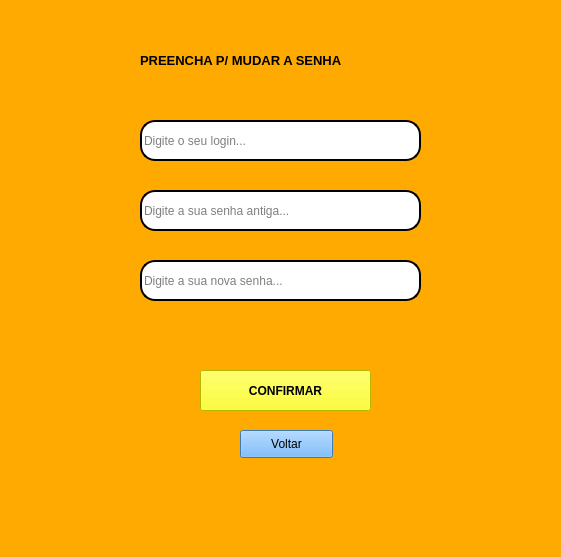
<?xml version="1.0" encoding="UTF-8"?>
<ui version="4.0">
 <class>MainWindow</class>
 <widget class="QMainWindow" name="MainWindow">
  <property name="geometry">
   <rect>
    <x>0</x>
    <y>0</y>
    <width>561</width>
    <height>557</height>
   </rect>
  </property>
  <property name="windowTitle">
   <string>MainWindow</string>
  </property>
  <property name="styleSheet">
   <string notr="true">background-color: rgb(255, 170, 0);</string>
  </property>
  <widget class="QWidget" name="centralwidget">
   <widget class="QLabel" name="label">
    <property name="geometry">
     <rect>
      <x>140</x>
      <y>30</y>
      <width>281</width>
      <height>61</height>
     </rect>
    </property>
    <property name="font">
     <font>
      <pointsize>10</pointsize>
      <weight>75</weight>
      <bold>true</bold>
     </font>
    </property>
    <property name="cursor">
     <cursorShape>CrossCursor</cursorShape>
    </property>
    <property name="text">
     <string>PREENCHA P/ MUDAR A SENHA</string>
    </property>
   </widget>
   <widget class="QLineEdit" name="lineEdit">
    <property name="geometry">
     <rect>
      <x>140</x>
      <y>120</y>
      <width>281</width>
      <height>41</height>
     </rect>
    </property>
    <property name="contextMenuPolicy">
     <enum>Qt::CustomContextMenu</enum>
    </property>
    <property name="styleSheet">
     <string notr="true">border-radius: 15px;
background-color: rgb(255, 255, 255);
border-style: outset;
border-width: 2px;</string>
    </property>
    <property name="inputMask">
     <string/>
    </property>
    <property name="text">
     <string/>
    </property>
    <property name="frame">
     <bool>true</bool>
    </property>
    <property name="placeholderText">
     <string>Digite o seu login...</string>
    </property>
    <property name="cursorMoveStyle">
     <enum>Qt::VisualMoveStyle</enum>
    </property>
   </widget>
   <widget class="QLineEdit" name="lineEdit_2">
    <property name="geometry">
     <rect>
      <x>140</x>
      <y>190</y>
      <width>281</width>
      <height>41</height>
     </rect>
    </property>
    <property name="styleSheet">
     <string notr="true">border-radius: 15px;
background-color: rgb(255, 255, 255);
border-style: outset;
border-width: 2px;</string>
    </property>
    <property name="inputMask">
     <string/>
    </property>
    <property name="text">
     <string/>
    </property>
    <property name="echoMode">
     <enum>QLineEdit::Password</enum>
    </property>
    <property name="placeholderText">
     <string>Digite a sua senha antiga...</string>
    </property>
   </widget>
   <widget class="QLineEdit" name="lineEdit_3">
    <property name="geometry">
     <rect>
      <x>140</x>
      <y>260</y>
      <width>281</width>
      <height>41</height>
     </rect>
    </property>
    <property name="styleSheet">
     <string notr="true">border-radius: 15px;
background-color: rgb(255, 255, 255);
border-style: outset;
border-width: 2px;</string>
    </property>
    <property name="echoMode">
     <enum>QLineEdit::Password</enum>
    </property>
    <property name="placeholderText">
     <string>Digite a sua nova senha...</string>
    </property>
   </widget>
   <widget class="QPushButton" name="pushButton">
    <property name="geometry">
     <rect>
      <x>200</x>
      <y>370</y>
      <width>171</width>
      <height>41</height>
     </rect>
    </property>
    <property name="font">
     <font>
      <weight>75</weight>
      <bold>true</bold>
     </font>
    </property>
    <property name="styleSheet">
     <string notr="true">background-color: rgb(255, 255, 0);</string>
    </property>
    <property name="text">
     <string>CONFIRMAR</string>
    </property>
   </widget>
   <widget class="QLabel" name="label_2">
    <property name="geometry">
     <rect>
      <x>160</x>
      <y>310</y>
      <width>231</width>
      <height>21</height>
     </rect>
    </property>
    <property name="text">
     <string/>
    </property>
   </widget>
   <widget class="QPushButton" name="pushButton_2">
    <property name="geometry">
     <rect>
      <x>240</x>
      <y>430</y>
      <width>93</width>
      <height>28</height>
     </rect>
    </property>
    <property name="styleSheet">
     <string notr="true">background-color: rgb(85, 170, 255);</string>
    </property>
    <property name="text">
     <string>Voltar</string>
    </property>
   </widget>
  </widget>
  <widget class="QMenuBar" name="menubar">
   <property name="geometry">
    <rect>
     <x>0</x>
     <y>0</y>
     <width>561</width>
     <height>26</height>
    </rect>
   </property>
  </widget>
  <widget class="QStatusBar" name="statusbar"/>
 </widget>
 <resources/>
 <connections/>
</ui>
